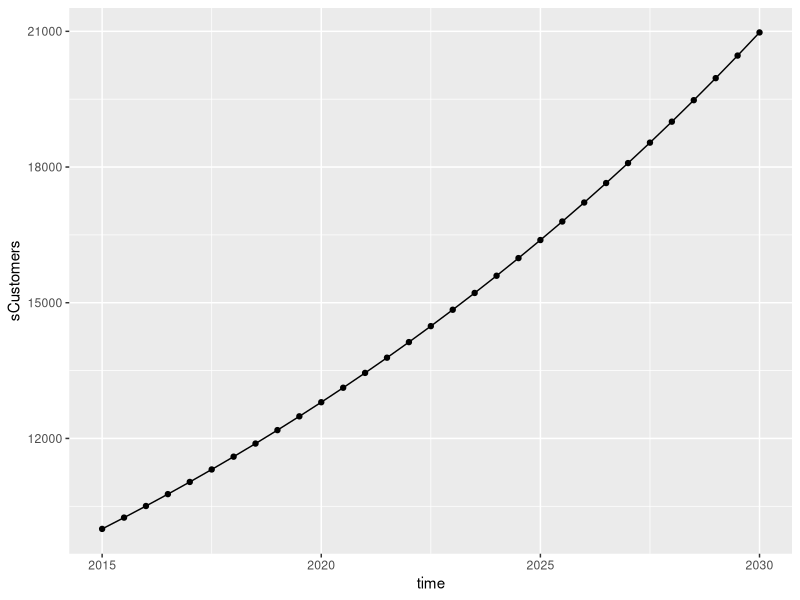

Recreate this plot in R. (Note: this script raises an error after producing the figure.)
# File:    Customers.R
# Author:  Jim Duggan
# Summary: One-stock example of customers , with fraction increases/descreases

library(deSolve)
library(ggplot2)

# Setup simulation times and time step
START<-2015; FINISH<-2030; STEP<-0.5

# Create time vector
simtime <- seq(START, FINISH, by=STEP)

# Create stock and auxs
stocks  <- c(sCustomers=10000)
auxs    <- c(aGrowthFraction=0.08, aDeclineFraction=0.03)


# The Model function, takes 3 arguments from ode()
model <- function(time, stocks, auxs){
  with(as.list(c(stocks, auxs)),{
    
    # The inflow equation
    fRecruits <- sCustomers*aGrowthFraction
    
    # The outflow equation
    fLosses <- sCustomers*aDeclineFraction
    
    # The stock equation
    dC_dt <- fRecruits - fLosses
    
    # All the results for the time step
    ans <- list(c(dC_dt),
                Recruits=fRecruits, 
                Losses=fLosses,
                NetFlow=dC_dt,
                GF=aGrowthFraction,
                DF=aDeclineFraction)
  })
}


# Run simulation
o<-data.frame(ode(y=stocks, times=simtime, func = model, 
                  parms=auxs, method='euler'))

# Plot results
qplot(x=time,y=sCustomers,data=o) + geom_line()





######### 
## HF model from alonge

# Setup simulation times and time step
START<-0; FINISH<-75; STEP<-1

# Create time vector
simtime <- seq(START, FINISH, by=STEP)

stocks <- c(R = 0, Q = 0, V = -.25)
auxs   <- c(rR = 0.3, rRQ = 0.2, rQ = 0.3, rV = 0.1)

L <- function(x) { (1-exp(-2*x))/(1+exp(02*x))  }

# The Model function, takes 3 arguments from ode()
model2 <- function(time, stocks, auxs){
  with(as.list(c(stocks, auxs)),{

    dR_dt <- rR*L(V) - rRQ*R
    dQ_dt <- rRQ*R - rQ*L(V)
    dV_dt <- rV*L(Q) # need to delay quality somehow! (look up dede)
    
    # All the results for the time step
    ans <- list(c(dR_dt,dQ_dt,dV_dt))
  })
}
o2<-data.frame(ode(y=stocks, times=simtime, func = model2, 
                  parms=auxs))

o2 <- data.table(melt(o2, id = 'time'))

ggplot(o2, aes(x=time,y=value,color=variable)) + geom_line()



####
# LAGS
## the derivative function
derivs <- function(t, y, parms) {
  if (t < 1)
    dy <- -1
  else
    dy <- - lagvalue(t - 1)
  list(c(dy))
}

## initial values and times
yinit <- 1
times <- seq(0, 30, 0.1)

## solve the model
yout <- dede(y = yinit, times = times, func = derivs, parms = NULL)


## display, plot results
plot(yout, type = "l", lwd = 2, main = "dy/dt = -y(t-1)")




######### 
## HF model from alonge, but add lag delay in quality

# Setup simulation times and time step
START<-0; FINISH<-200; STEP<-1

# Create time vector
simtime <- seq(START, FINISH, by=STEP)

stocks <- c(R = 0, Q  = 0, V = -0.5)
auxs   <- c(rR = 0.3, rRQ = 0.2, rQ = 0.3, rV = 0.1, delay = 3)

L <- function(x) { (1-exp(-2*x))/(1+exp(02*x))  }

# The Model function, takes 3 arguments from ode()
model3 <- function(time, stocks, auxs){
  with(as.list(c(stocks, auxs)),{
    
    if (time >= delay)
      QQ <- lagvalue(time - delay, 2)
    else
      QQ <- lagvalue(1,2)
    
    dR_dt <- rR*L(V) - rRQ*R
    dQ_dt <- rRQ*R - rQ*L(V)
    dV_dt <- rV*L(QQ) # need to delay quality somehow! (look up dede)
    
    # All the results for the time step
    ans <- list(c(dR_dt,dQ_dt,dV_dt))
  })
}
o3<-data.frame(dede(y=stocks, times=simtime, func = model3, 
                   parms=auxs))

o3 <- data.table(melt(o3, id = 'time'))

ggplot(o3, aes(x=time,y=value,color=variable)) + geom_line()






######### 
## HF model from alonge, full with gaming for complete replication. 

# Setup simulation times and time step
START<-0; FINISH<-200; STEP<-1

# Create time vector
simtime <- seq(START, FINISH, by=STEP)

stocks <- c(R = 0, Q  = 0, V = -0.5)
auxs   <- c(rR        = 0.3, 
            rRQ       = 0.2,
            rQ        = 0.3, 
            rV        = 0.1, 
            Qdelay    = 3,
            Vdelay    = 0,
            P4Pfactor = 0,
            G_0       = 0,
            M_0       = 0)

L <- function(x) { (1-exp(-2*x))/(1+exp(-2*x))  }


# The Model function, takes 3 arguments from ode()
model4 <- function(time, stocks, auxs){
  with(as.list(c(stocks, auxs)),{
   
    # delay variables
    if (time >= Qdelay)
      Qlag <- lagvalue(time - Qdelay, 2)
    else
      Qlag <- lagvalue(1,2)
    
    if (time >= Vdelay)
      Vlag <- lagvalue(time - Vdelay, 3)
    else
      Vlag <- lagvalue(1,2)
    
    # dependent variables
    P4P <- P4Pfactor * ifelse(L(Vlag)<0,0,L(Vlag)) # add delay here
    G   <- G_0 + 1.1^P4P - 1
    M   <- M_0 + P4P - G

    # differential equations
    dR_dt <- rR*L(V) - rRQ*R*(1.3^M) + P4P
    
    if(V>0)
      dQ_dt <- rRQ*R*(1.3^M) - rQ*L(V)*(1.1^G)/(1.3^M)
    else 
      dQ_dt <- rRQ*R*(1.3^M) - rQ*L(V)*(1.3^M)/(1.1^G)
    
    if(Qlag>0)
      dV_dt <- rV*L(Qlag)*(1.3^M)
    else 
      dV_dt <- rV*L(Qlag)/(1.3^M)
    
    # All the results for the time step
    ans <- list(c(dR_dt,dQ_dt,dV_dt))
  })
}

o4 <- data.frame(dede(y=stocks, times=simtime, func = model4,  parms=auxs))
o4 <- data.table(melt(o4, id = 'time'))

ggplot(o4[variable!='R'], aes(x=time,y=L(value),color=variable)) + geom_line(lwd=2) +
  ylim(-1,1) + xlim(0,100) + theme_bw() + 
  scale_color_manual(values=c("#3465eb", "#eb6134"), labels = c('Quality', "Volume"))



# replicate figure 5 in alonge et al paper by changing the aux variables:
aux_a <- auxs # baseline
aux_b <- auxs # P4P
  aux_b$P4Pfactor <- 0.2
aux_c <- aux_b # P4P with motivation
  aux_c$M_0 <- 0.3
aux_d <- aux_b # high gaming P4P
  aux_d$G_0 <- 0.8

o_a <- melt(data.table(dede(y=stocks, times=simtime, func = model4,  parms=aux_a)), id='time')
o_b <- melt(data.table(dede(y=stocks, times=simtime, func = model4,  parms=aux_b)), id='time')
o_c <- melt(data.table(dede(y=stocks, times=simtime, func = model4,  parms=aux_c)), id='time')
o_d <- melt(data.table(dede(y=stocks, times=simtime, func = model4,  parms=aux_d)), id='time')

o <- do.call('rbind', list(o_a, o_b, o_c, o_d))
o$label <- rep(c('a','b','c','d'), each = dim(o)/4)
ggplot(o[variable!='R'], aes(x=time,y=L(value),color=variable)) + geom_line(lwd=1.2) +
  ylim(-1,1) + xlim(0,100) + theme_bw() + geom_hline(yintercept = 0, lty = 'dotted') +
  scale_color_manual(values=c("#3465eb", "#eb6134"), labels = c('Quality', "Volume")) +
  facet_wrap(~label)



# do my own sensitivty analysis to see how much depends on certain assumptions
